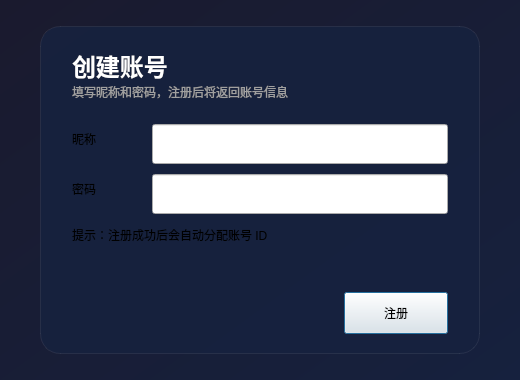
<?xml version="1.0" encoding="UTF-8"?>
<ui version="4.0">
 <class>RegisterDialog</class>
 <widget class="QDialog" name="RegisterDialog">
  <property name="windowModality">
   <enum>Qt::ApplicationModal</enum>
  </property>
  <property name="geometry">
   <rect>
    <x>0</x>
    <y>0</y>
    <width>520</width>
    <height>380</height>
   </rect>
  </property>
  <property name="minimumSize">
   <size>
    <width>520</width>
    <height>380</height>
   </size>
  </property>
  <property name="windowTitle">
   <string>LanChat 注册</string>
  </property>
  <property name="styleSheet">
   <string notr="true">QDialog#RegisterDialog {
    background: qlineargradient(x1:0, y1:0, x2:1, y2:1, stop:0 #1a1a2e, stop:1 #16213e);
}
QFrame#frameCard {
    background-color: rgba(22, 33, 62, 230);
    border: 1px solid rgba(255,255,255,18);
    border-radius: 20px;
}
QLabel#labelTitle {
    color: #ffffff;
    font-size: 24px;
    font-weight: bold;
}
QLabel#labelSubtitle {
    color: #a0a0a0;
    font-size: 12px;
}
QLineEdit {
    min-height: 38px;
}
QPushButton {
    min-height: 40px;
}</string>
  </property>
  <widget class="QFrame" name="frameCard">
   <property name="geometry">
    <rect>
     <x>40</x>
     <y>26</y>
     <width>440</width>
     <height>328</height>
    </rect>
   </property>
   <widget class="QLabel" name="labelTitle">
    <property name="geometry">
     <rect>
      <x>32</x>
      <y>22</y>
      <width>180</width>
      <height>34</height>
     </rect>
    </property>
    <property name="text">
     <string>创建账号</string>
    </property>
   </widget>
   <widget class="QLabel" name="labelSubtitle">
    <property name="geometry">
     <rect>
      <x>32</x>
      <y>56</y>
      <width>360</width>
      <height>20</height>
     </rect>
    </property>
    <property name="text">
     <string>填写昵称和密码，注册后将返回账号信息</string>
    </property>
   </widget>
   <widget class="QLabel" name="label_2">
    <property name="geometry">
     <rect>
      <x>32</x>
      <y>104</y>
      <width>80</width>
      <height>18</height>
     </rect>
    </property>
    <property name="text">
     <string>昵称</string>
    </property>
   </widget>
   <widget class="QLineEdit" name="lineEdit_nickname">
    <property name="geometry">
     <rect>
      <x>112</x>
      <y>98</y>
      <width>296</width>
      <height>34</height>
     </rect>
    </property>
   </widget>
   <widget class="QLabel" name="label_3">
    <property name="geometry">
     <rect>
      <x>32</x>
      <y>154</y>
      <width>80</width>
      <height>18</height>
     </rect>
    </property>
    <property name="text">
     <string>密码</string>
    </property>
   </widget>
   <widget class="QLineEdit" name="lineEdit_password">
    <property name="geometry">
     <rect>
      <x>112</x>
      <y>148</y>
      <width>296</width>
      <height>34</height>
     </rect>
    </property>
    <property name="focusPolicy">
     <enum>Qt::ClickFocus</enum>
    </property>
   </widget>
   <widget class="QLabel" name="labelHint">
    <property name="geometry">
     <rect>
      <x>32</x>
      <y>200</y>
      <width>360</width>
      <height>18</height>
     </rect>
    </property>
    <property name="text">
     <string>提示：注册成功后会自动分配账号 ID</string>
    </property>
   </widget>
   <widget class="QLabel" name="label_id">
    <property name="geometry">
     <rect>
      <x>32</x>
      <y>230</y>
      <width>360</width>
      <height>18</height>
     </rect>
    </property>
    <property name="text">
     <string/>
    </property>
   </widget>
   <widget class="QPushButton" name="pushButton_register">
    <property name="geometry">
     <rect>
      <x>304</x>
      <y>266</y>
      <width>104</width>
      <height>38</height>
     </rect>
    </property>
    <property name="text">
     <string>注册</string>
    </property>
   </widget>
  </widget>
 </widget>
 <resources/>
 <connections/>
</ui>
